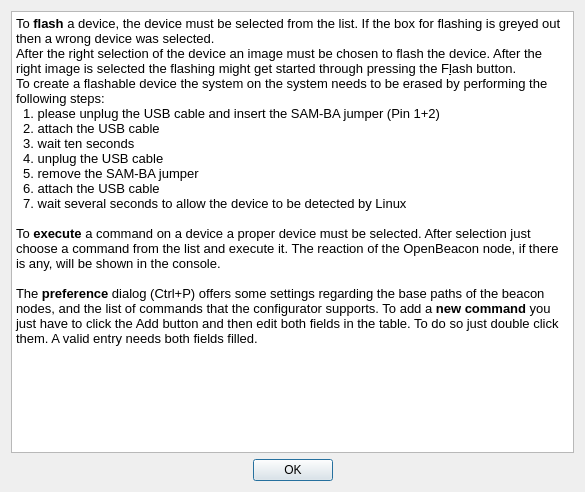
<ui version="4.0" >
 <class>obConfiguratorHelpDialog</class>
 <widget class="QDialog" name="obConfiguratorHelpDialog" >
  <property name="geometry" >
   <rect>
    <x>0</x>
    <y>0</y>
    <width>585</width>
    <height>492</height>
   </rect>
  </property>
  <property name="windowTitle" >
   <string>OpenBeacon Configurator Help</string>
  </property>
  <property name="windowIcon" >
   <iconset/>
  </property>
  <layout class="QVBoxLayout" >
   <item>
    <widget class="QTextEdit" name="helpText" >
     <property name="sizePolicy" >
      <sizepolicy vsizetype="Expanding" hsizetype="Expanding" >
       <horstretch>0</horstretch>
       <verstretch>0</verstretch>
      </sizepolicy>
     </property>
     <property name="readOnly" >
      <bool>true</bool>
     </property>
     <property name="html" >
      <string>&lt;html>&lt;head>&lt;meta name="qrichtext" content="1" />&lt;style type="text/css">
p, li { white-space: pre-wrap; }
&lt;/style>&lt;/head>&lt;body style=" font-family:'Sans Serif'; font-size:10pt; font-weight:400; font-style:normal;">
&lt;p style=" margin-top:0px; margin-bottom:0px; margin-left:0px; margin-right:0px; -qt-block-indent:0; text-indent:0px;">To &lt;span style=" font-weight:600;">flash&lt;/span> a device, the device must be selected from the list. If the box for flashing is greyed out then a wrong device was selected.&lt;/p>
&lt;p style=" margin-top:0px; margin-bottom:0px; margin-left:0px; margin-right:0px; -qt-block-indent:0; text-indent:0px;">After the right selection of the device an image must be chosen to flash the device. After the right image is selected the flashing might get started through pressing the F&lt;span style=" text-decoration: underline;">l&lt;/span>ash button.&lt;/p>
&lt;p style=" margin-top:0px; margin-bottom:0px; margin-left:0px; margin-right:0px; -qt-block-indent:0; text-indent:0px;">To create a flashable device the system on the system needs to be erased by performing the following steps:&lt;/p>
&lt;p style=" margin-top:0px; margin-bottom:0px; margin-left:0px; margin-right:0px; -qt-block-indent:0; text-indent:0px;">  1. please unplug the USB cable and insert the SAM-BA jumper (Pin 1+2)&lt;/p>
&lt;p style=" margin-top:0px; margin-bottom:0px; margin-left:0px; margin-right:0px; -qt-block-indent:0; text-indent:0px;">  2. attach the USB cable&lt;/p>
&lt;p style=" margin-top:0px; margin-bottom:0px; margin-left:0px; margin-right:0px; -qt-block-indent:0; text-indent:0px;">  3. wait ten seconds&lt;/p>
&lt;p style=" margin-top:0px; margin-bottom:0px; margin-left:0px; margin-right:0px; -qt-block-indent:0; text-indent:0px;">  4. unplug the USB cable&lt;/p>
&lt;p style=" margin-top:0px; margin-bottom:0px; margin-left:0px; margin-right:0px; -qt-block-indent:0; text-indent:0px;">  5. remove the SAM-BA jumper&lt;/p>
&lt;p style=" margin-top:0px; margin-bottom:0px; margin-left:0px; margin-right:0px; -qt-block-indent:0; text-indent:0px;">  6. attach the USB cable&lt;/p>
&lt;p style=" margin-top:0px; margin-bottom:0px; margin-left:0px; margin-right:0px; -qt-block-indent:0; text-indent:0px;">  7. wait several seconds to allow the device to be detected by Linux&lt;/p>
&lt;p style="-qt-paragraph-type:empty; margin-top:0px; margin-bottom:0px; margin-left:0px; margin-right:0px; -qt-block-indent:0; text-indent:0px;">&lt;/p>
&lt;p style=" margin-top:0px; margin-bottom:0px; margin-left:0px; margin-right:0px; -qt-block-indent:0; text-indent:0px;">To &lt;span style=" font-weight:600;">execute&lt;/span> a command on a device a proper device must be selected. After selection just choose a command from the list and execute it. The reaction of the OpenBeacon node, if there is any, will be shown in the console.&lt;/p>
&lt;p style="-qt-paragraph-type:empty; margin-top:0px; margin-bottom:0px; margin-left:0px; margin-right:0px; -qt-block-indent:0; text-indent:0px;">&lt;/p>
&lt;p style=" margin-top:0px; margin-bottom:0px; margin-left:0px; margin-right:0px; -qt-block-indent:0; text-indent:0px;">The &lt;span style=" font-weight:600;">preference&lt;/span> dialog (Ctrl+P) offers some settings regarding the base paths of the beacon nodes, and the list of commands that the configurator supports. To add a &lt;span style=" font-weight:600;">new command&lt;/span> you just have to click the Add button and then edit both fields in the table. To do so just double click them. A valid entry needs both fields filled.&lt;/p>&lt;/body>&lt;/html></string>
     </property>
    </widget>
   </item>
   <item>
    <layout class="QHBoxLayout" >
     <item>
      <spacer>
       <property name="orientation" >
        <enum>Qt::Horizontal</enum>
       </property>
       <property name="sizeHint" >
        <size>
         <width>40</width>
         <height>20</height>
        </size>
       </property>
      </spacer>
     </item>
     <item>
      <widget class="QPushButton" name="okButton" >
       <property name="text" >
        <string>OK</string>
       </property>
      </widget>
     </item>
     <item>
      <spacer>
       <property name="orientation" >
        <enum>Qt::Horizontal</enum>
       </property>
       <property name="sizeHint" >
        <size>
         <width>40</width>
         <height>20</height>
        </size>
       </property>
      </spacer>
     </item>
    </layout>
   </item>
  </layout>
 </widget>
 <resources/>
 <connections>
  <connection>
   <sender>okButton</sender>
   <signal>clicked()</signal>
   <receiver>obConfiguratorHelpDialog</receiver>
   <slot>accept()</slot>
   <hints>
    <hint type="sourcelabel" >
     <x>205</x>
     <y>245</y>
    </hint>
    <hint type="destinationlabel" >
     <x>212</x>
     <y>389</y>
    </hint>
   </hints>
  </connection>
 </connections>
</ui>
